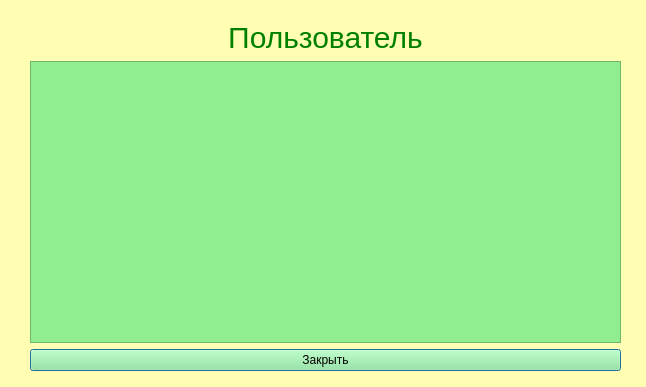
<?xml version="1.0" encoding="UTF-8"?>
<ui version="4.0">
 <class>UsersReport</class>
 <widget class="QDialog" name="UsersReport">
  <property name="geometry">
   <rect>
    <x>0</x>
    <y>0</y>
    <width>646</width>
    <height>387</height>
   </rect>
  </property>
  <property name="windowTitle">
   <string>Dialog</string>
  </property>
  <property name="styleSheet">
   <string notr="true">background-color:rgb(255, 254, 178);
</string>
  </property>
  <widget class="QWidget" name="layoutWidget">
   <property name="geometry">
    <rect>
     <x>30</x>
     <y>20</y>
     <width>591</width>
     <height>351</height>
    </rect>
   </property>
   <layout class="QVBoxLayout" name="verticalLayout">
    <item>
     <widget class="QLabel" name="label">
      <property name="styleSheet">
       <string notr="true">font-size:30px;
color:green</string>
      </property>
      <property name="text">
       <string>&lt;html&gt;&lt;head/&gt;&lt;body&gt;&lt;p align=&quot;center&quot;&gt;Пользователь&lt;/p&gt;&lt;/body&gt;&lt;/html&gt;</string>
      </property>
     </widget>
    </item>
    <item>
     <widget class="QTableWidget" name="twUsers">
      <property name="styleSheet">
       <string notr="true">color: black;
background-color: lightgreen</string>
      </property>
     </widget>
    </item>
    <item>
     <widget class="QPushButton" name="logoutButton">
      <property name="styleSheet">
       <string notr="true">color: black;
background-color: lightgreen</string>
      </property>
      <property name="text">
       <string>Закрыть</string>
      </property>
     </widget>
    </item>
   </layout>
  </widget>
 </widget>
 <resources/>
 <connections/>
</ui>
